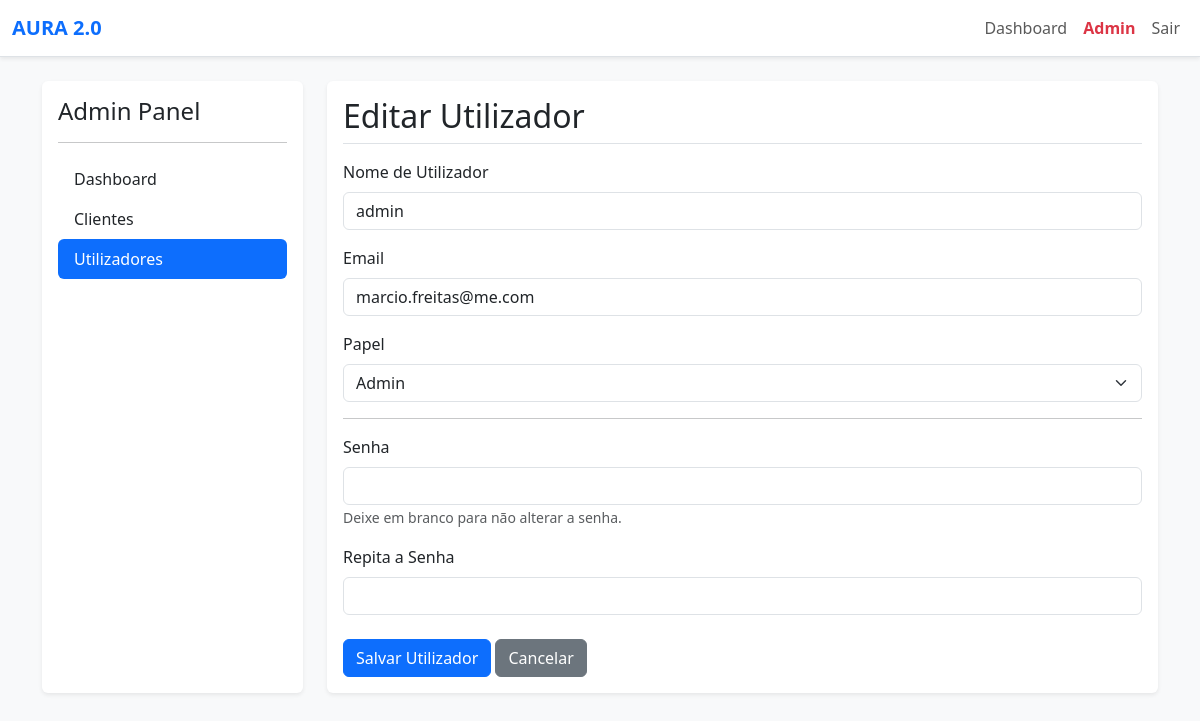
The app's page /admin/user/edit/1 (signed in) with its own data.
### app/models.py (models this page shows, shortened)
class User(UserMixin, db.Model):
    id = db.Column(db.Integer, primary_key=True)
    username = db.Column(db.String(64), index=True, unique=True, nullable=False)
    email = db.Column(db.String(120), index=True, unique=True, nullable=False)
    password_hash = db.Column(db.String(256))
    ROLES = ['Admin', 'Gestor', 'Colaborador', 'Cliente']
    role = db.Column(db.String(64), nullable=False, default='Cliente')
    clients = db.relationship(
        'Client', secondary=user_client_association,
        back_populates='users', lazy='dynamic')
    def is_role(self, role_name): return self.role == role_name

### app/admin/routes.py (the view, shortened to what this page needs)
@admin.route('/user/edit/<int:id>', methods=['GET', 'POST'])
@login_required
@admin_required
def edit_user(id):
    user = User.query.get_or_404(id)
    form = UserForm(original_username=user.username, original_email=user.email, obj=user)
    form.username.data = user.username
    form.email.data = user.email
    form.role.data = user.role
    return render_template('admin/user_form.html', title='Editar Utilizador', form=form, user=user)

### app/admin/forms.py (shortened to what this page needs)
class UserForm(FlaskForm):
    username = StringField('Nome de Utilizador', validators=[DataRequired()])
    email = StringField('Email', validators=[DataRequired(), Email()])
    role = SelectField('Papel', choices=User.ROLES, validators=[DataRequired()])
    password = PasswordField('Senha', validators=[Optional()])
    password2 = PasswordField(
        'Repita a Senha',
        validators=[Optional(), EqualTo('password', message='As senhas devem ser iguais.')]
    )
    submit = SubmitField('Salvar Utilizador')
    def __init__(self, original_username=None, original_email=None, *args, **kwargs):
        super(UserForm, self).__init__(*args, **kwargs)
        self.original_username = original_username
        self.original_email = original_email

### app/__init__.py (called while the page is built)
@login_manager.user_loader
def load_user(user_id):
    return models.User.query.get(int(user_id))

### app/utils.py (called while the page is built)
def admin_required(f):
    @wraps(f)
    def decorated_function(*args, **kwargs):
        if not current_user.is_authenticated or not current_user.is_role('Admin'):
            abort(403)
        return f(*args, **kwargs)
    return decorated_function

### app/templates/admin/user_form.html (shortened to what this page needs)
{% extends "admin/base.html" %}
{% block admin_content %}
<div class="p-3 bg-white rounded shadow-sm">
    <h2 class="border-bottom pb-2 mb-3">{{ title }}</h2>
    <form method="POST" novalidate>
        <div class="mb-3">
            {{ form.username.label(class="form-label") }}
            {{ form.username(class="form-control") }}
        </div>
        <div class="mb-3">
            {{ form.email.label(class="form-label") }}
            {{ form.email(class="form-control") }}
        </div>
        <div class="mb-3">
            {{ form.role.label(class="form-label") }}
            {{ form.role(class="form-select") }}
        </div>
        <hr>
        <div class="mb-3">
            {{ form.password.label(class="form-label") }}
            {{ form.password(class="form-control") }}
            {% if user %}
            <small class="form-text text-muted">Deixe em branco para não alterar a senha.</small>
            {% endif %}
        </div>
        <div class="mb-3">
            {{ form.password2.label(class="form-label") }}
            {{ form.password2(class="form-control") }}
        </div>
        <div class="mt-4">
            {{ form.submit(class="btn btn-primary") }}
            <a href="{{ url_for('admin.list_users') }}" class="btn btn-secondary">Cancelar</a>
        </div>
    </form>
</div>
{% endblock %}

### records on screen
User: username "admin", email "marcio.freitas@me.com", role "Admin"

### other values on screen
{{ title }} "Editar Utilizador"
